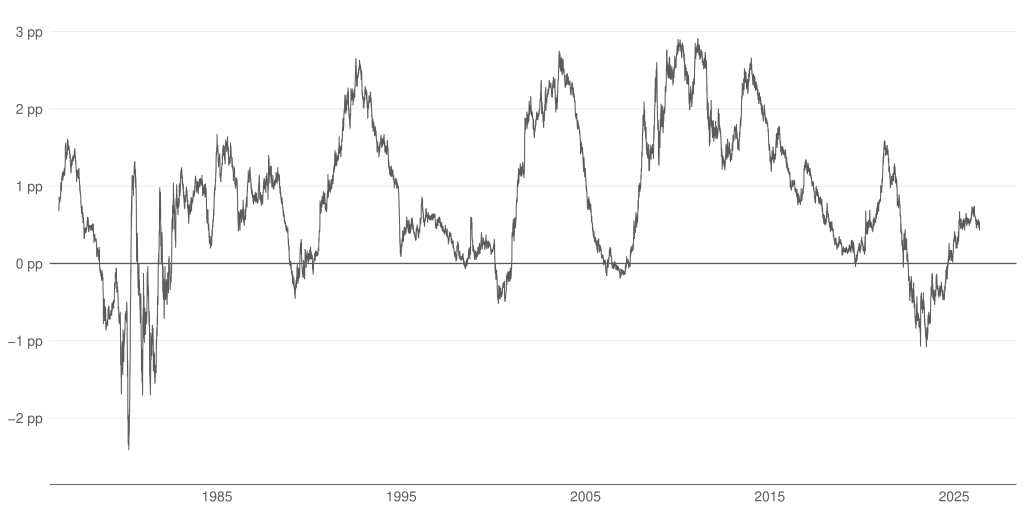

Reproduce this figure in R.
# Task 13 v2 — single-series spread (10Y minus 2Y).
#
# v2 vs v1: the two-line v1 forced the viewer to do the subtraction by eye.
# v2 plots the spread directly (FRED's T10Y2Y series), so inversions become
# the only thing the reader needs to see: any time the line dips below zero,
# the curve is inverted.
#
# Zero line emphasised in alloy because it is the only threshold that
# matters — above = normal, below = inverted.
#
# Data source: FRED T10Y2Y (daily, %).

setwd("/Users/alexanderweber/Documents/hsg/6_semester/data_visualization_with_ai")

suppressPackageStartupMessages({
  library(dplyr)
  library(readr)
  library(ggplot2)
})

source("design_system.R")
chart_family <- ""

spread <- read_csv("data/task_13/T10Y2Y.csv", show_col_types = FALSE) %>%
  rename(spread = value)

p <- ggplot(spread, aes(x = date, y = spread)) +
  geom_hline(yintercept = 0, color = pg_palette$alloy, linewidth = 0.45) +
  geom_line(color = pg_palette$alloy, linewidth = 0.35) +
  scale_x_date(date_breaks = "10 years", date_labels = "%Y",
               expand = expansion(mult = c(0.01, 0.04))) +
  scale_y_continuous(breaks = seq(-3, 3, 1),
                     labels = function(x) paste0(x, " pp"),
                     limits = c(-2.8, 3.2),
                     expand = expansion(mult = c(0.01, 0.02))) +
  labs(x = NULL, y = NULL) +
  theme_pg(base_family = chart_family) +
  theme(
    panel.grid.major.y = element_line(color = pg_palette$light_quartz,
                                      linewidth = 0.3),
    panel.grid.minor   = element_blank()
  )

out_pdf <- "iterations/task_13/v2/yield_curve_v2.pdf"
ggsave(out_pdf, p, width = 26, height = 13, units = "cm", device = "pdf")
cat("Saved:", out_pdf, "\n")
